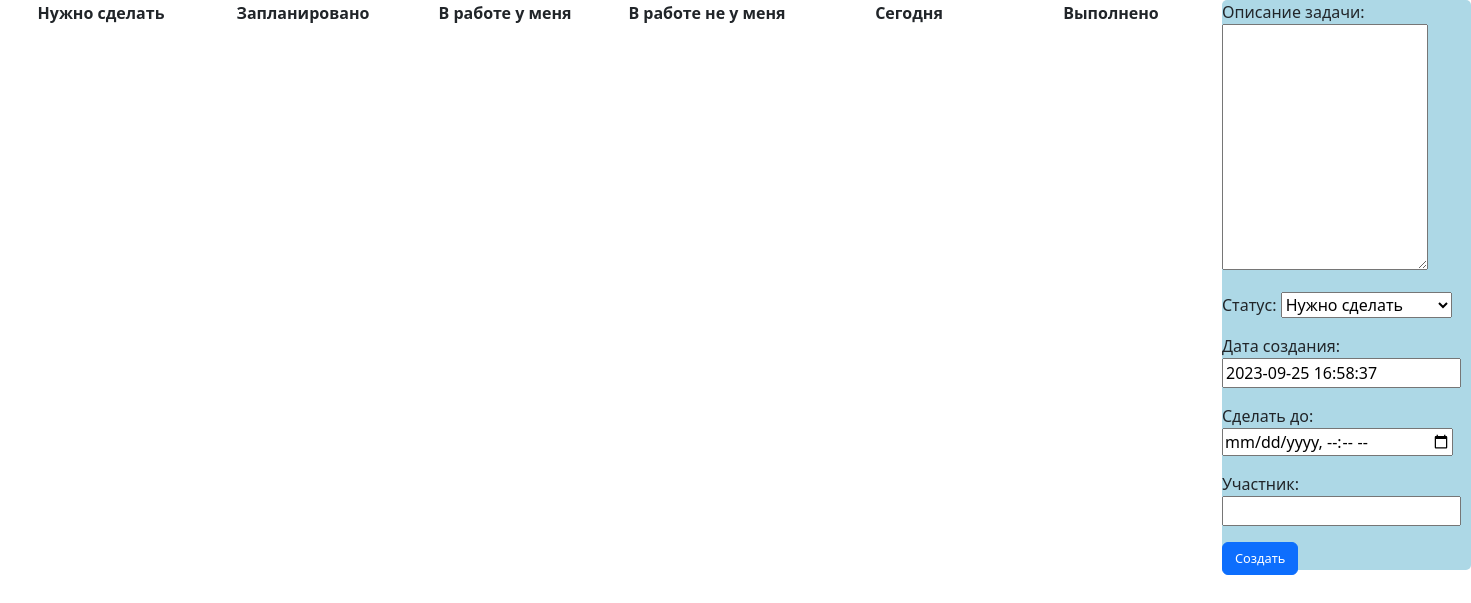
The page /tasks/ on the database as committed earlier.
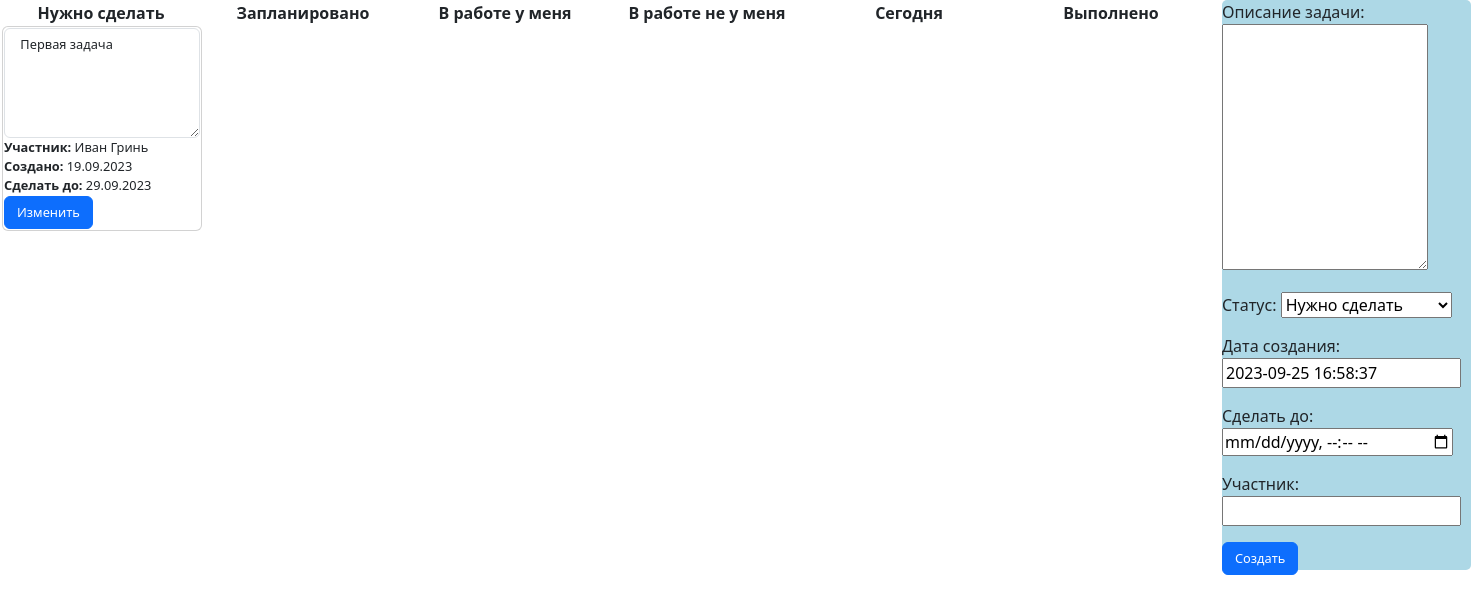
The same page on the database as committed later.
### tasks/models.py (models this page shows)
class Task(models.Model):
    desc_text = models.CharField('Описание задачи', max_length=255)
    status = models.CharField('Статус', max_length=30, choices=TASK_STATUS, default='Нужно сделать')
    created_at = models.DateTimeField('Дата создания', default=timezone.now)
    due_dt = models.DateTimeField('Сделать до', null=True, blank=True,)
    person = models.CharField('Участник', null=True, blank=True, max_length=100, default='')
    class Meta:
        db_table = 'task'
        ordering = ['-created_at']

### tasks/views.py (the view, shortened to what this page needs)
# urls.py: path('', TaskIndexView.as_view(), name='index'),
class TaskIndexView(View):
    def get(self, request: HttpRequest) -> HttpResponse:
        form = TaskForm()
        context = {
            'form': form,
            "tasks": Task.objects.all(),
        }
        return render(request, 'tasks/tasks_index.html', context=context)

### tasks/forms.py
class TaskForm(ModelForm):
    def __init__(self, *args, **kwargs):
        super().__init__(*args, **kwargs)
        self.fields['created_at'].widget.attrs['readonly'] = True
    class Meta:
        model = Task
        fields = '__all__'
        widgets = {
            "desc_text": forms.Textarea(attrs={'cols': 20, 'rows': 10}),
            "due_dt": forms.DateInput(attrs={'type': 'datetime-local'}),
        }

### tasks/templates/tasks/tasks_index.html (shortened to what this page needs)
<!DOCTYPE html>
<html lang="en">
<head>
    {% load static %}
    <link href="{% static 'bootstrap/css/bootstrap.min.css' %}" rel="stylesheet">
    <link href="{% static 'css/mystyle.css' %}" rel="stylesheet">
</head>
<body class="main">
    <div class="section verticalLine">
        <strong> Нужно сделать </strong>
            {% for task in tasks %}
                {% if task.status == 'Нужно сделать' %}
                    <div class="card">
                      <div>
                        <textarea class="form-control" rows="5" readonly> {{ task.desc_text }} </textarea>
                        <div><b>Участник:</b> {{ task.person }}</div>
                        <div><b>Создано:</b> {{ task.created_at|date:'d.m.Y' }}</div>
                        <div><b>Сделать до:</b> {{ task.due_dt|date:'d.m.Y' }}</div>
                        <a href="{% url 'tasks:task_update' pk=task.pk %}">
                            <button class="btn btn-primary" type="button">
                                Изменить
                            </button>
                        </a>
                      </div>
                    </div>
                {% endif %}
            {% endfor %}
        </div>
    <div class="section verticalLine">
        <strong> Запланировано </strong>
        </div>
    <div class="section verticalLine">
        <strong> В работе у меня </strong>
        </div>
    <div class="section verticalLine">
        <strong> В работе не у меня </strong>
        </div>
    <div class="section verticalLine">
        <strong> Сегодня </strong>
        </div>
    <div class="section verticalLine">
        <strong> Выполнено </strong>
        </div>
    <form class="form verticalLine" method="post">
        {{ form.as_p }}
        <button type="submit" class="btn btn-primary">
            Создать
        </button>
</body>
</html>

Rows that differ between the two databases and show on the page:
added Task: desc_text "Первая задача", person "Иван Гринь", created_at "19.09.2023", due_dt "29.09.2023"
